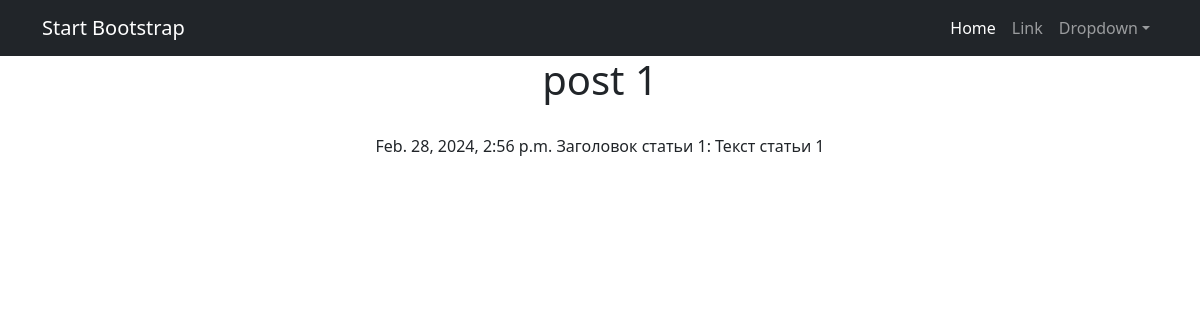
/posts/1, run on the app's committed database.
### news_main/models.py (models this page shows, shortened)
class Post(models.Model):
    POST_TYPES = (
        ('статья', 'Статья'),
        ('новость', 'Новость'),
    )
    author = models.ForeignKey(Author, on_delete=models.CASCADE)
    post_type = models.CharField(max_length=10, choices=POST_TYPES)
    created_at = models.DateTimeField(auto_now_add=True)
    categories = models.ManyToManyField(Category, through='PostCategory')
    title = models.CharField(max_length=255)
    content = models.TextField()
    rating = models.FloatField(default=0.0)
    def __str__(self):
        return f'{self.title}: {self.content}'

### news_main/views.py (the view)
# urls.py: path('<int:pk>', PostDetail.as_view()),
class PostDetail(DetailView):
    model = Post
    template_name = 'post.html'
    context_object_name = 'post'

### templates/post.html (shortened to what this page needs)
{% extends 'flatpages/default.html' %}
{% block content %}
<h1>post {{post.id}}</h1>
<div style="margin: 30px 100px;">
    {{ post.created_at }}
    {{ post }}
{% endblock content %}

### data on the page
Post: id "1", created_at "Feb. 28, 2024, 2:56 p.m.", title+content "Заголовок статьи 1: Текст статьи 1"
